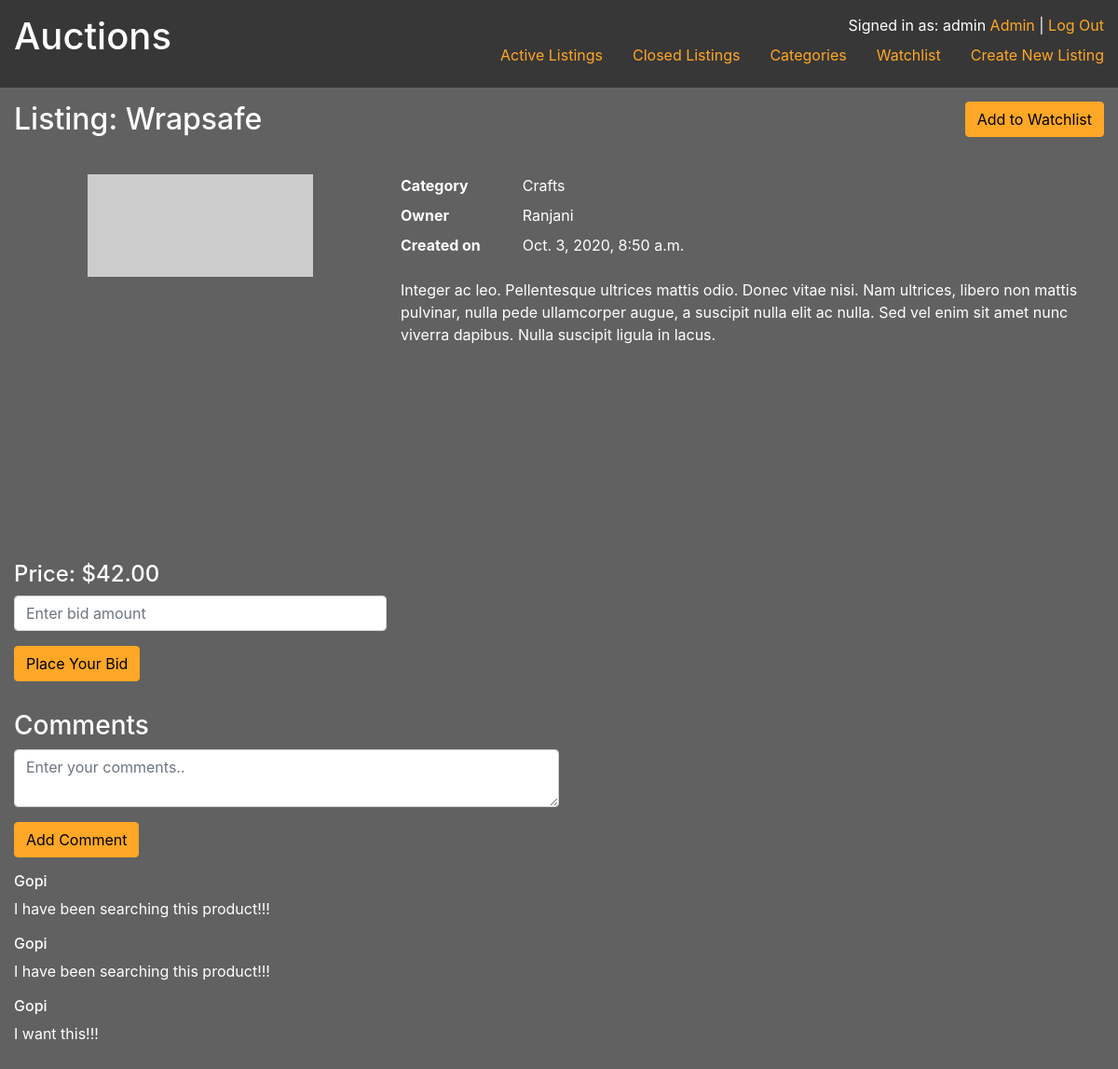
The page /listingpage/9 (signed in) on the database its author committed.
### auctions/models.py (models this page shows, shortened)
class User(AbstractUser):
    pass

class Product(models.Model):
    name = models.CharField(max_length=64)
    category = models.ForeignKey(Category, on_delete=models.SET_NULL, related_name="products", null=True, blank=True)
    current_price = models.DecimalField(max_digits=10, decimal_places=2)
    description = models.TextField()
    image_url = models.URLField(null=True, blank=True)
    owner = models.ForeignKey(User, on_delete=models.CASCADE, related_name="products")
    created_date = models.DateTimeField(auto_now_add=True)
    open = models.BooleanField(default=True)
    winner = models.ForeignKey(User, on_delete=models.SET_NULL, null=True, blank=True)

class Category(models.Model):
    name = models.CharField(max_length=64)

class Comment(models.Model):
    product = models.ForeignKey(Product, on_delete=models.CASCADE, related_name="comments")
    user = models.ForeignKey(User, on_delete=models.CASCADE, related_name="comments")
    comment = models.TextField(max_length=100)

### auctions/views.py (the view, shortened to what this page needs)
# urls.py: path("listingpage/<int:product_id>", views.listingpage, name="listingpage"),
def listingpage(request, product_id):
    product = Product.objects.get(pk=product_id)
    comments = Comment.objects.filter(product=product)
    return render(request, "auctions/listingpage.html", {
        "product": product,
        "is_watching": is_watching(request.user, product),
        "comments": comments
    })

### auctions/views.py (called while the page is built)
def is_watching(user, product):
    if not user.is_authenticated:
        return False
    watch_list = Watchlist.objects.filter(product=product, user=user)
    return bool(len(watch_list))

### auctions/templates/auctions/listingpage.html (shortened to what this page needs)
{% extends "auctions/layout.html" %}
{% load static %}
{% block page_style %}
<link href="{% static 'auctions/listingpage.css' %}" rel="stylesheet">
{% endblock %}
{% block body %}
<article class="listing">
    <h2 class="title">Listing: {{ product.name }}</h2>
    <div class="actions">
        {% if user.is_authenticated %}
        <form method="POST">
            {% csrf_token %} {% if not is_watching %}
            <button type="submit" value="add-watchlist" name="action" class="btn btn-primary custom">
                Add to Watchlist
            </button>
            {% else %}
            <button type="submit" value="remove-watchlist" name="action" class="btn btn-primary custom">
                Remove from Watchlist
            </button>
            {% endif %}
        </form>
        {% endif %}
    </div>
    <div class="image-price">
        <div class="img-container">
            {% if product.image_url %}
            <img src="{{ product.image_url }}">
            {% else %}
            <img src="https://via.placeholder.com/400/FFFFFF/000000?text=No Image Available">
            {% endif %}
        </div>
        <h4>Price: ${{ product.current_price }}</h4>
        {% if user.is_authenticated and product.open %}
        <form method="POST">
            <div class="form-group">
                <input type="number" name="bidamount" placeholder="Enter bid amount" class="form-control"
                       min="{{ product.current_price }}"
                       step="0.01">
            </div>
            <button type="submit" value="place-bid" name="action" class="btn btn-primary custom">
                Place Your Bid
            </button>
        </form>
        {% endif %}
    </div>
    <div class="details">
        <dl class="row">
            <dt class="col-sm-2">Category</dt>
            <dd class="col-sm-10">{{ product.category.name }}</dd>
            <dt class="col-sm-2">Owner</dt>
            <dd class="col-sm-10">{{ product.owner.username }}</dd>
            <dt class="col-sm-2">Created on</dt>
            <dd class="col-sm-10">{{ product.created_date }}</dd>
        </dl>
        <div>
            {{ product.description }}
        </div>
    </div>
    <div class="comments">
        <h3>Comments</h3>
        {% if user.is_authenticated %}
        <form method="POST">
            <div class="form-group">
                <textarea name="comment" class="form-control max-width-50" placeholder="Enter your comments.."></textarea>
            </div>
            <button type="submit" value="add-comment" name="action" class="btn btn-primary custom">
                Add Comment
            </button>
        </form>
        {% endif %}
        {% for comment in comments %}
        <div class="comment">
            <h6>{{ comment.user.username }}</h6>
            <p>{{ comment.comment }}</p>
        </div>
        {% endfor %}
    </div>
</article>
{% endblock %}

### auctions/templates/auctions/layout.html (shortened to what this page needs)
{% load static %}
<html lang="en">
<head>
    <link rel="stylesheet" href="https://stackpath.bootstrapcdn.com/bootstrap/4.4.1/css/bootstrap.min.css"
>
    <link href="{% static 'auctions/master.css' %}" rel="stylesheet">
    {% block page_style %} {% endblock %}
</head>
<body>
<header>
    <h1 class="title">Auctions</h1>
    <div class="user-info">
        {% if user.is_authenticated %}
        Signed in as: {{ user.username }}
        {% if user.is_superuser %}
        <a href="{% url 'admin:index' %}">Admin</a>
        |
        {% endif %}
        <a href="{% url 'logout' %}">Log Out</a>
        {% else %}
        <a href="{% url 'login' %}">Log In</a>
        |
        <a href="{% url 'register' %}">Register</a>
        {% endif %}
    </div>
    <ul class="nav">
        <li class="nav-item">
            <a class="nav-link" href="{% url 'index' %}">Active Listings</a>
        </li>
        <li class="nav-item">
            <a class="nav-link" href="{% url 'index' %}?closed=true">Closed Listings</a>
        </li>
        <li class="nav-item">
            <a class="nav-link" href="{% url 'categories' %}">Categories</a>
        </li>
        {% if user.is_authenticated %}
        <li class="nav-item">
            <a class="nav-link" href="{% url 'watchlist' %}">Watchlist</a>
        </li>
        <li class="nav-item">
            <a class="nav-link" href="{% url 'createlist' %}">Create New Listing</a>
        </li>
        {% endif %}
    </ul>
</header>
<main>
    {% block body %}
    {% endblock %}
</main>
</body>
</html>

### auctions/static/auctions/master.css (style rules this page uses)
:root { --primary: #616161; --secondary: #ffa726; --primary-text: #ffffff; --primary-dark: #373737; --secondary-text: #000000; --secondary-dark: #c77800; }
body { background-color: var(--primary); color: var(--primary-text); margin: 0; padding: 0; }
a, a:link, a:visited, a:hover, a:focus, a:active { color: var(--secondary); }
header { display: grid; grid-template-areas: "title . status" "title nav nav"; background-color: var(--primary-dark); padding: 15px; }
header .title { grid-area: title; }
header .user-info { grid-area: status; text-align: right; }
header .nav { grid-area: nav; }
header ul { justify-content: flex-end; }
header li:last-child a { padding-right: 0; }
main { padding: 15px; }
h2 { margin-bottom: 25px; }
.max-width-50 { max-width: 50%; }
.btn.btn-primary.custom { background-color: var(--secondary); border-color: var(--secondary); color: var(--secondary-text); }

### auctions/static/auctions/listingpage.css (style rules this page uses)
.listing { display: grid; grid-template-areas: "title title actions" "image-price details details" "comments comments comments"; grid-template-columns: 400px 1fr 1fr; grid-gap: 15px; }
.title { grid-area: title; }
.actions { grid-area: actions; display: flex; justify-content: flex-end; }
.image-price { grid-area: image-price; }
.img-container { height: 400px; text-align: center; margin-bottom: 15px; }
.img-container img { max-width: 100%; max-height: 100%; }
.details { grid-area: details; }
.comments { grid-area: comments; }

### rows shown on the page
User: username "admin"
Product: name "Wrapsafe", current_price "42.00", category.name "Crafts", owner.username "Ranjani", created_date "Oct. 3, 2020, 8:50 a.m.", description "Integer ac leo. Pellentesque ultrices mattis odio. Donec vitae nisi. Nam ultrices, libero non mattis pulvinar, nulla pede ullamcorper augue, a suscipit nulla elit ac nulla. Sed vel enim sit amet nunc viverra dapibus. Nulla suscipit ligula in lacus."
Comment: user.username "Gopi", comment "I have been searching this product!!!"
Comment: user.username "Gopi", comment "I have been searching this product!!!"
Comment: user.username "Gopi", comment "I want this!!!"
